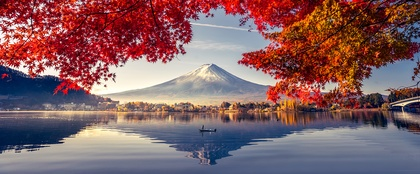
%> input picture Assignment 1/Image.jpg, 420 x 174 px, shrunk from 1601 x 664 before the run
$ octave code.m   (GNU Octave 9; MATLAB toolbox functions it lacks are replaced by stand-ins)
%> lines starting %> are read from the running program, lines starting %| are printed output that depends on the picture; in (x1, y1, x2, y2) boxes, pixels count from 0 and x2, y2 are one past the last pixel; in counts of white or black regions, pixels touching at a corner belong together; the program's own positions count from 1
Image = imread('Image.jpg');
%> Image is the input picture: size 174x420x3 uint8; mean R, G, B 131.7, 95.2, 99
s = size(Image);
%> s = [174 420 3]

Img1 = Image;
Img1(:,:,2)=0;
Img1(:,:,3)=0;
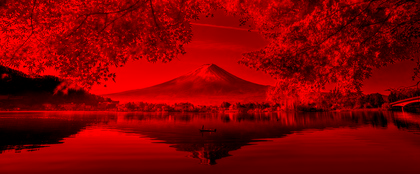
%> Img1: size 174x420x3 uint8; mean R, G, B 131.7, 0, 0
red = Img1;

Img2 = Image;
Img2(:,:,1)=0;
Img2(:,:,3)=0;
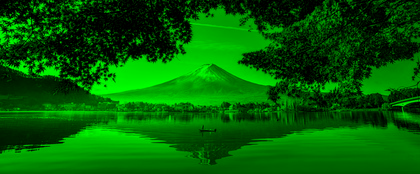
%> Img2: size 174x420x3 uint8; mean R, G, B 0, 95.2, 0
green = Img2;

Img3 = Image;
Img3(:,:,1)=0;
Img3(:,:,2)=0;
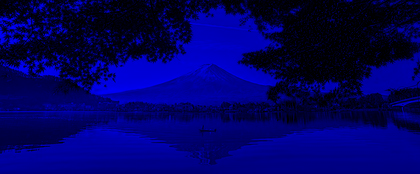
%> Img3: size 174x420x3 uint8; mean R, G, B 0, 0, 99
blue = Img3;

r = Image(:,:,1);
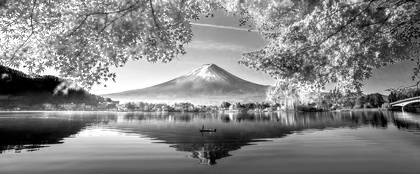
%> r: size 174x420 uint8; min 0, max 255, mean 131.7
g = Image(:,:,2);
b = Image(:,:,3);
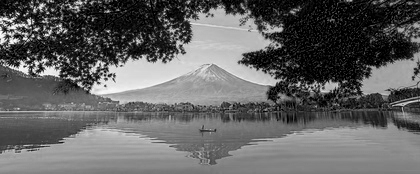
%> b: size 174x420 uint8; min 0, max 255, mean 99
gray = uint8(double(r/3)+double(g/3)+double(b/3));
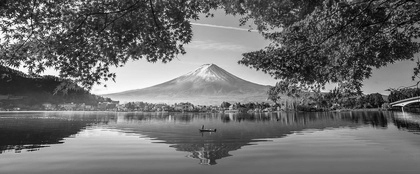
%> gray: size 174x420 uint8; min 3, max 254, mean 108.6

for i = 1:s(1)
    for j = 1:s(2)
        if gray(i,j) > 180
            bin(i,j) = 1;
        else
            bin(i,j) = 0;
        end
        I1(i,j) = uint8(gray(i,j) + bin(i,j));
        I2(i,j) = uint8(gray(i,j) + 20);
    end
end
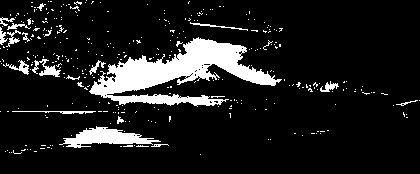
%> bin: size 174x420 double; values 0 (black) and 1 (white), 11.7% white; 334 white regions (315 under 20 px), largest, box (x1, y1, x2, y2) and area: (89, 37, 282, 107) 5426, (59, 126, 161, 148) 1056, (32, 59, 61, 77) 212

subplot(3,5,3), imshow(Image), title('Original Image')
subplot(3,5,6), imshow(red), title('Red layer color image')
subplot(3,5,7), imshow(green), title('Green layer color image')
subplot(3,5,8), imshow(blue), title('Blue layer color image')
subplot(3,5,9), imshow(r), title('Red layer from RGB')
subplot(3,5,10), imshow(g), title('Green layer from RGB')
subplot(3,5,11), imshow(b), title('Blue layer from RGB')
subplot(3,5,12), imshow(gray), title('Gray scale Image')
subplot(3,5,13), imshow(bin), title('Binary Image')
subplot(3,5,14), imshow(I1), title('Addition of gray and binary images')
subplot(3,5,15), imshow(I2), title('20 added to gray scale image')
